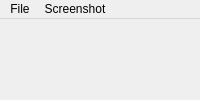
<?xml version="1.0" encoding="UTF-8"?>
<ui version="4.0">
 <class>MainWindow</class>
 <widget class="QMainWindow" name="MainWindow">
  <property name="fixedSize">
   <size>
    <width>400</width>
    <height>465</height>
   </size>
  </property>
  <property name="windowTitle">
   <string>Gomoku - Blue vs Red</string>
  </property>
  <widget class="QWidget" name="centralWidget">
   <widget class="QLabel" name="fieldLabel">
    <property name="geometry">
     <rect>
      <x>12</x>
      <y>55</y>
      <width>375</width>
      <height>375</height>
     </rect>
    </property>
    <property name="text">
     <string/>
    </property>
   </widget>
   <widget class="QLabel" name="statusLabel">
    <property name="geometry">
     <rect>
      <x>0</x>
      <y>0</y>
      <width>400</width>
      <height>40</height>
     </rect>
    </property>
    <property name="styleSheet">
     <string>
      font-size: 20pt;
      qproperty-alignment: AlignCenter;
     </string>
    </property>
    <property name="text">
     <string/>
    </property>
   </widget>
  </widget>
  <widget class="QMenuBar" name="menuBar">
   <property name="geometry">
    <rect>
     <x>0</x>
     <y>0</y>
     <width>400</width>
     <height>27</height>
    </rect>
   </property>
   <widget class="QMenu" name="menuFile">
    <property name="title">
     <string>File</string>
    </property>
    <addaction name="action_NewGame"/>
    <addaction name="separator"/>
    <addaction name="action_About"/>
   </widget>
   <addaction name="menuFile"/>
   <addaction name="action_Screenshot"/>
  </widget>
  <action name="action_NewGame">
   <property name="text">
    <string>New Game</string>
   </property>
  </action>
  <action name="action_About">
   <property name="text">
    <string>About</string>
   </property>
  </action>
  <action name="action_Screenshot">
   <property name="text">
    <string>Screenshot</string>
   </property>
  </action>
 </widget>
 <resources/>
 <connections>
  <connection>
   <sender>action_NewGame</sender>
   <signal>triggered()</signal>
   <receiver>MainWindow</receiver>
   <slot>newGame()</slot>
  </connection>
  <connection>
   <sender>action_Screenshot</sender>
   <signal>triggered()</signal>
   <receiver>MainWindow</receiver>
   <slot>saveScreenshot()</slot>
  </connection>
  <connection>
   <sender>action_About</sender>
   <signal>triggered()</signal>
   <receiver>MainWindow</receiver>
   <slot>showAboutDialog()</slot>
  </connection>
 </connections>
</ui>
